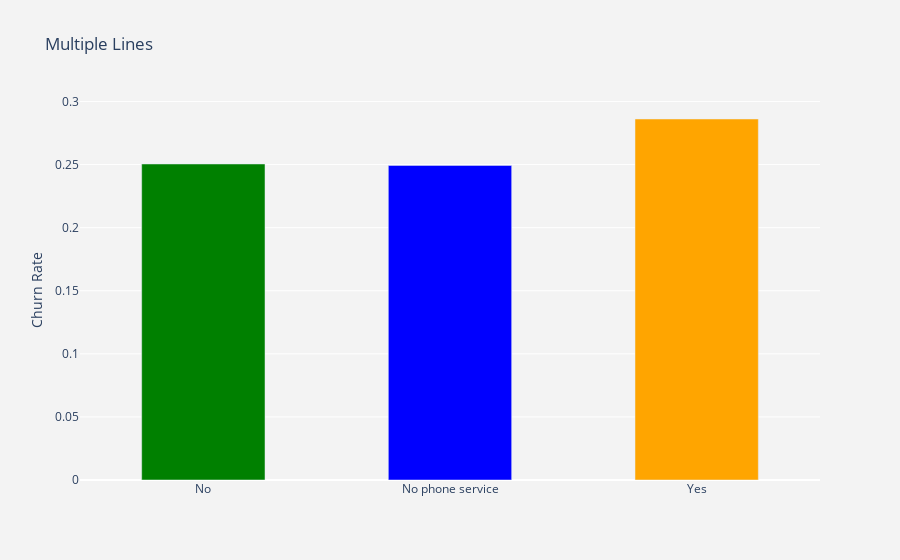

The notebook cell saved with this chart:
### Code cell
df_plot = df_data.groupby('MultipleLines').Churn.mean().reset_index()
plot_data = [
    go.Bar(
        x=df_plot['MultipleLines'],
        y=df_plot['Churn'],
        width = [0.5, 0.5, 0.5],
        marker=dict(
        color=['green', 'blue', 'orange'])
    )
]

plot_layout = go.Layout(
        xaxis={"type": "category"},
        title='Multiple Lines',
        yaxis={"title": "Churn Rate"},
        plot_bgcolor  = 'rgb(243,243,243)',
        paper_bgcolor  = 'rgb(243,243,243)',
    )
fig = go.Figure(data=plot_data, layout=plot_layout)
iplot(fig)

### Figure 1 — Plotly figure (JSON) as saved in the notebook; plotly's stock layout.template omitted (floating-point values rounded to 4 significant figures)
{"data": [{"marker": {"color": ["green", "blue", "orange"]}, "type": "bar", "width": [0.5, 0.5, 0.5], "x": ["No", "No phone service", "Yes"], "y": [0.2504, 0.2493, 0.2861]}], "layout": {"paper_bgcolor": "rgb(243,243,243)", "plot_bgcolor": "rgb(243,243,243)", "title": {"text": "Multiple Lines"}, "xaxis": {"type": "category"}, "yaxis": {"title": {"text": "Churn Rate"}}}}
